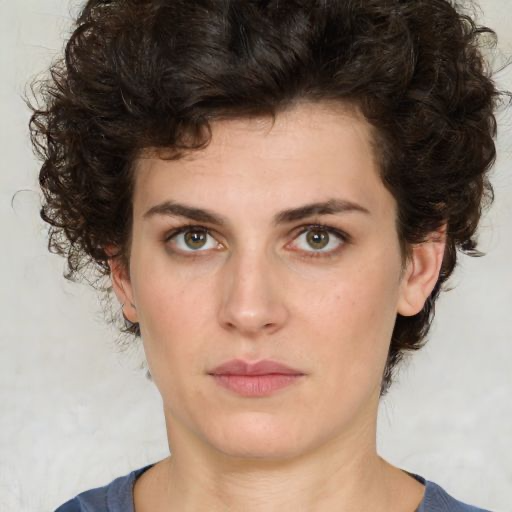
#> input picture Resources/lena.png, 512 x 512 px, given in place of the camera
$ python Paint.py
#> lines starting #> are read from the running program, lines starting #| are printed output that depends on the picture; after the words box and inside, x2 and y2 are one past the last pixel; in counts of white or black regions, pixels touching at a corner belong together
#> further down, img is the input picture: shape (512, 512, 3); mean B, G, R 119, 132.6, 153.8
import cv2
import numpy as np

frameWidth = 640
frameHeight = 480
cap = cv2.VideoCapture(1)
cap.set(3, frameWidth)
cap.set(4, frameHeight)
cap.set(10, 150)

myColors = [[45, 32, 14, 86, 232, 230], [88, 31, 103, 112, 224, 255]]
myColorValues = [[169, 229, 181], [234, 204, 147]]
myPoints = []

def findColor(img, myColor, myColorValues):
    imgHSV = cv2.cvtColor(img, cv2.COLOR_BGR2HSV)
#> imgHSV: shape (512, 512, 3); mean H, S, V 17.5, 72.7, 154.2
    count = 0
    newPoints = []
    for color in myColors:
        lower = np.array(color[0:3])
        upper = np.array(color[3:6])
        mask = cv2.inRange(imgHSV, lower, upper)
        x, y = getContours(mask)
        cv2.circle(imgResult, (x, y), 10, myColorValues[count], cv2.FILLED)
        if x != 0 and y != 0:
            newPoints.append([x, y, count])
        count += 1
#> this loop made 2 passes
#> (contours in getContours, x, y) on pass 1: (2 contours, all with area under 20, 0, 0)
#> (x, y) on pass 2: (94, 471)
#> pass 1, in findColor, `mask = cv2.inRange(imgHSV, lower, upper)`:
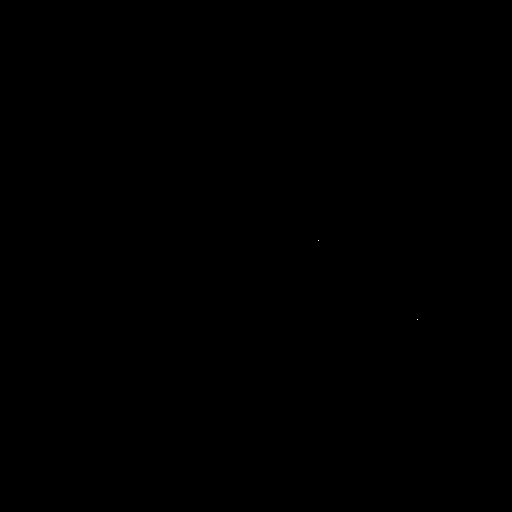
#> mask: shape (512, 512); 0% white in thin lines or dots, all inside (x1, y1, x2, y2) = (318, 240, 418, 320)
#> pass 2, in findColor, `mask = cv2.inRange(imgHSV, lower, upper)`:
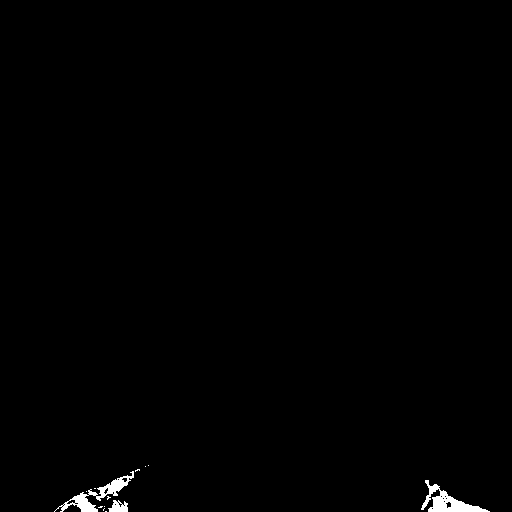
#> mask: shape (512, 512); 0.65% white; 13 white regions (10 under 20 px), largest, box (x1, y1, x2, y2) and area: (421, 480, 490, 512) 772, (54, 471, 134, 512) 735, (108, 500, 128, 512) 161
#> after the loop:
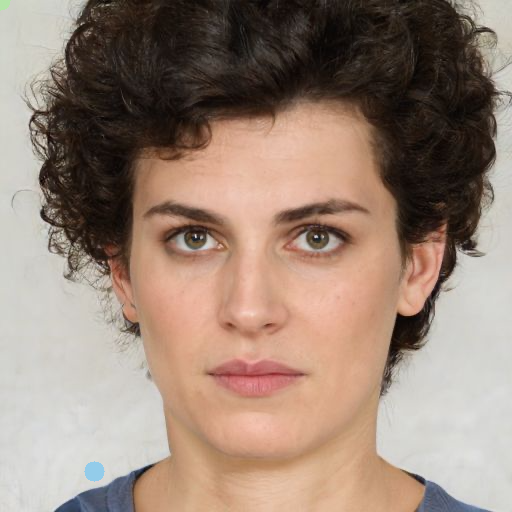
#> imgResult: shape (512, 512, 3); 0.16% of pixels changed, all inside (x1, y1, x2, y2) = (0, 0, 105, 482)
#> after the loop, count = 2; newPoints = [[94, 471, 1]]
        #cv2.imshow(str(color[0]), mask)
    return newPoints


def getContours(img):
    contours, hierarchy = cv2.findContours(img, cv2.RETR_EXTERNAL, cv2.CHAIN_APPROX_NONE)
    x, y, w, h = 0, 0, 0, 0
    for cnt in contours:
        area = cv2.contourArea(cnt)
        print(area)
        if area > 500:
            #cv2.drawContours(imgResult, cnt, -1, (255, 0, 0), 3)
            peri = cv2.arcLength(cnt, True)
            approx = cv2.approxPolyDP(cnt, 0.02*peri, True)
            x, y, w, h = cv2.boundingRect(approx)
    return x + w//2, y

def drawOnCanvas(myPoints, myColorValues):
    for point in myPoints:
        cv2.circle(imgResult, (point[0], point[1]), 10, myColorValues[point[2]], cv2.FILLED)

while True:
    success, img = cap.read()
    imgResult = img.copy()

    newPoints = findColor(img, myColors, myColorValues)
#> newPoints = [[94, 471, 1]]
    if len(newPoints) != 0:
        for newP in newPoints:
            myPoints.append(newP)
#> this loop made 1 pass
#> after the loop, myPoints = [[94, 471, 1]]

    if len(myPoints) != 0:
        drawOnCanvas(myPoints, myColorValues)
#> the loop in drawOnCanvas, `for point in myPoints:` made 1 pass

    cv2.imshow("Camera Output", imgResult)
    if cv2.waitKey(1) & 0xFF == ord('q'):
#> (key q is pressed here)
        break
